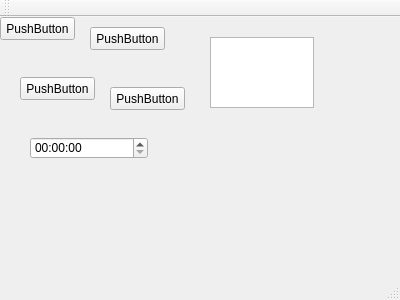
<?xml version="1.0" encoding="UTF-8"?>
<ui version="4.0">
 <class>MainWindow</class>
 <widget class="QMainWindow" name="MainWindow">
  <property name="geometry">
   <rect>
    <x>0</x>
    <y>0</y>
    <width>400</width>
    <height>300</height>
   </rect>
  </property>
  <property name="windowTitle">
   <string>MainWindow</string>
  </property>
  <widget class="QWidget" name="centralWidget">
   <widget class="QPushButton" name="pushButton">
    <property name="geometry">
     <rect>
      <x>0</x>
      <y>0</y>
      <width>75</width>
      <height>23</height>
     </rect>
    </property>
    <property name="text">
     <string>PushButton</string>
    </property>
   </widget>
   <widget class="QPushButton" name="pushButton_2">
    <property name="geometry">
     <rect>
      <x>90</x>
      <y>10</y>
      <width>75</width>
      <height>23</height>
     </rect>
    </property>
    <property name="text">
     <string>PushButton</string>
    </property>
   </widget>
   <widget class="QPushButton" name="pushButton_3">
    <property name="geometry">
     <rect>
      <x>20</x>
      <y>60</y>
      <width>75</width>
      <height>23</height>
     </rect>
    </property>
    <property name="text">
     <string>PushButton</string>
    </property>
   </widget>
   <widget class="QPushButton" name="pushButton_4">
    <property name="geometry">
     <rect>
      <x>110</x>
      <y>70</y>
      <width>75</width>
      <height>23</height>
     </rect>
    </property>
    <property name="text">
     <string>PushButton</string>
    </property>
   </widget>
   <widget class="QTimeEdit" name="timeEdit">
    <property name="geometry">
     <rect>
      <x>30</x>
      <y>120</y>
      <width>118</width>
      <height>22</height>
     </rect>
    </property>
   </widget>
   <widget class="QPlainTextEdit" name="plainTextEdit">
    <property name="geometry">
     <rect>
      <x>210</x>
      <y>20</y>
      <width>104</width>
      <height>71</height>
     </rect>
    </property>
   </widget>
  </widget>
  <widget class="QMenuBar" name="menuBar">
   <property name="geometry">
    <rect>
     <x>0</x>
     <y>0</y>
     <width>400</width>
     <height>23</height>
    </rect>
   </property>
  </widget>
  <widget class="QToolBar" name="mainToolBar">
   <attribute name="toolBarArea">
    <enum>TopToolBarArea</enum>
   </attribute>
   <attribute name="toolBarBreak">
    <bool>false</bool>
   </attribute>
  </widget>
  <widget class="QStatusBar" name="statusBar"/>
 </widget>
 <layoutdefault spacing="6" margin="11"/>
 <resources/>
 <connections/>
</ui>
